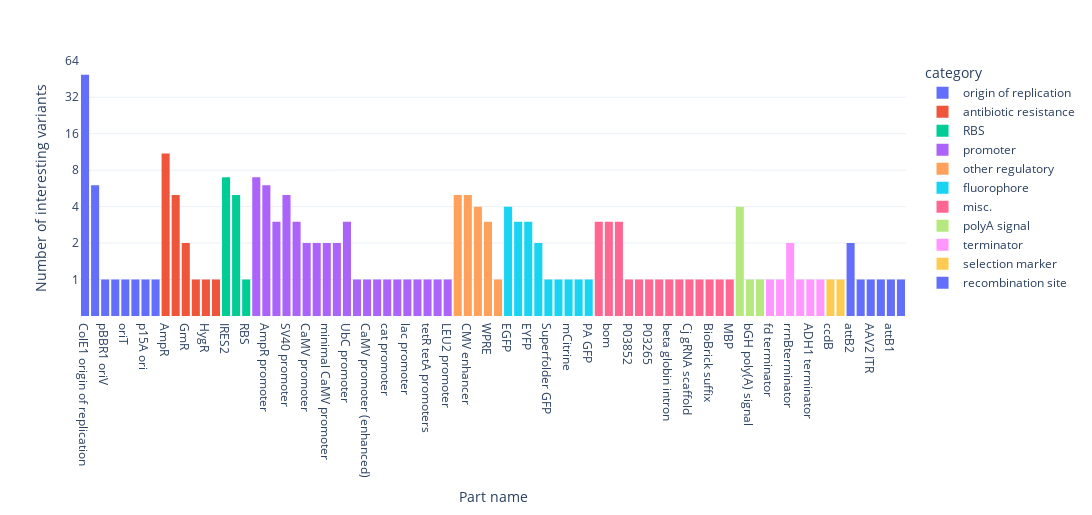

The code cell stored with this chart in its notebook:
### Code cell
voi['category_size'] = voi.groupby(["sseqid"])["sseqid"].transform("count")#.sort_values(ascending=False)
#voi['category_size_method'] = voi.groupby(["sseqid","categorization_method"])["categorization_method"].transform("count")#.sort_values(ascending=False)

cols = ["sseqid", "Type",'category', 'category_size'] # 'category_size_method' 'categorization_method', 
plot = voi[cols].drop_duplicates().sort_values(by=['category_size'], ascending=[False])

plot['sseqid_clean'] = plot['sseqid'].str.replace("___", " ").str.replace("_", " ").str.replace(" .(\d+.)", "", regex=True)
plot['sseqid_clean'] = plot['sseqid_clean'].replace({'ori':'ColE1 origin of replication'})


fig = px.histogram(plot,
       x="sseqid_clean",
       y="category_size",
       # facet_col='category',
       # facet_col_wrap=3,
       color="category",
       log_y=True,
       height=515,
       width=1450,
       template='plotly_white',
       labels={'sseqid_clean': 'Part name',
               'category_size': 'Number of interesting variants'},
       range_y=[.5,65]
       #hover_data=['categorization_method'],
)

fig.for_each_yaxis(lambda a: a.update(title_text=a.title.text.replace("sum of", "")))
fig.update_layout(
    yaxis = dict(
        tickmode = 'array',
        tickvals = [1, 2, 4, 8, 16, 32, 64],
    )
)

# fig.write_image("../out_data/figures/voi_all.svg")

fig

### Figure 1 — Plotly figure (JSON) as saved in the notebook; plotly's stock layout.template omitted (floating-point values rounded to 4 significant figures)
{"data": [{"alignmentgroup": "True", "bingroup": "x", "histfunc": "sum", "hovertemplate": "category=origin of replication<br>Part name=%{x}<br>sum of Number of interesting variants=%{y}<extra></extra>", "legendgroup": "origin of replication", "marker": {"color": "#636efa", "pattern": {"shape": ""}}, "name": "origin of replication", "offsetgroup": "origin of replication", "orientation": "v", "showlegend": true, "type": "histogram", "x": ["ColE1 origin of replication", "f1 ori", "pBBR1 oriV", "Rep101", "oriT", "Rep101(Ts)", "f1 ori", "p15A ori", "CEN ARS"], "xaxis": "x", "y": [49, 5, 1, 1, 1, 1, 1, 1, 1], "yaxis": "y"}, {"alignmentgroup": "True", "bingroup": "x", "histfunc": "sum", "hovertemplate": "category=antibiotic resistance<br>Part name=%{x}<br>sum of Number of interesting variants=%{y}<extra></extra>", "legendgroup": "antibiotic resistance", "marker": {"color": "#EF553B", "pattern": {"shape": ""}}, "name": "antibiotic resistance", "offsetgroup": "antibiotic resistance", "orientation": "v", "showlegend": true, "type": "histogram", "x": ["AmpR", "NeoR KanR", "GmR", "SmR", "HygR", "NeoR KanR", "CmR"], "xaxis": "x", "y": [11, 4, 2, 1, 1, 1, 1], "yaxis": "y"}, {"alignmentgroup": "True", "bingroup": "x", "histfunc": "sum", "hovertemplate": "category=RBS<br>Part name=%{x}<br>sum of Number of interesting variants=%{y}<extra></extra>", "legendgroup": "RBS", "marker": {"color": "#00cc96", "pattern": {"shape": ""}}, "name": "RBS", "offsetgroup": "RBS", "orientation": "v", "showlegend": true, "type": "histogram", "x": ["IRES2", "IRES", "RBS", "IRES", "IRES"], "xaxis": "x", "y": [7, 3, 1, 1, 1], "yaxis": "y"}, {"alignmentgroup": "True", "bingroup": "x", "histfunc": "sum", "hovertemplate": "category=promoter<br>Part name=%{x}<br>sum of Number of interesting variants=%{y}<extra></extra>", "legendgroup": "promoter", "marker": {"color": "#ab63fa", "pattern": {"shape": ""}}, "name": "promoter", "offsetgroup": "promoter", "orientation": "v", "showlegend": true, "type": "histogram", "x": ["chicken beta actin promoter", "AmpR promoter", "U6 promoter", "SV40 promoter", "EF 1 alpha core promoter", "CaMV promoter", "CMV promoter", "minimal CaMV promoter", "PGK promoter", "UbC promoter", "AmpR promoter", "rhaB promoter", "UbC promoter", "CaMV promoter (enhanced)", "UbC promoter", "CMV IE94 promoter", "AmpR promoter", "cat promoter", "minimal CMV promoter", "lac promoter", "EF 1 alpha promoter", "tetR tetA promoters", "NOS promoter", "LEU2 promoter", "SV40 promoter", "SV40 promoter"], "xaxis": "x", "y": [7, 4, 3, 3, 3, 2, 2, 2, 2, 1, 1, 1, 1, 1, 1, 1, 1, 1, 1, 1, 1, 1, 1, 1, 1, 1], "yaxis": "y"}, {"alignmentgroup": "True", "bingroup": "x", "histfunc": "sum", "hovertemplate": "category=other regulatory<br>Part name=%{x}<br>sum of Number of interesting variants=%{y}<extra></extra>", "legendgroup": "other regulatory", "marker": {"color": "#FFA15A", "pattern": {"shape": ""}}, "name": "other regulatory", "offsetgroup": "other regulatory", "orientation": "v", "showlegend": true, "type": "histogram", "x": ["lacI", "CMV enhancer", "CAP binding site", "WPRE", "HSV TK poly(A) signal", "CMV enhancer", "WPRE"], "xaxis": "x", "y": [5, 4, 4, 2, 1, 1, 1], "yaxis": "y"}, {"alignmentgroup": "True", "bingroup": "x", "histfunc": "sum", "hovertemplate": "category=fluorophore<br>Part name=%{x}<br>sum of Number of interesting variants=%{y}<extra></extra>", "legendgroup": "fluorophore", "marker": {"color": "#19d3f3", "pattern": {"shape": ""}}, "name": "fluorophore", "offsetgroup": "fluorophore", "orientation": "v", "showlegend": true, "type": "histogram", "x": ["EGFP", "mCherry", "EYFP", "VC155", "Superfolder GFP", "Venus", "mCitrine", "yEGFP", "PA GFP"], "xaxis": "x", "y": [4, 3, 3, 2, 1, 1, 1, 1, 1], "yaxis": "y"}, {"alignmentgroup": "True", "bingroup": "x", "histfunc": "sum", "hovertemplate": "category=misc.<br>Part name=%{x}<br>sum of Number of interesting variants=%{y}<extra></extra>", "legendgroup": "misc.", "marker": {"color": "#FF6692", "pattern": {"shape": ""}}, "name": "misc.", "offsetgroup": "misc.", "orientation": "v", "showlegend": true, "type": "histogram", "x": ["gRNA scaffold", "bom", "MCS", "MCS", "P03852", "IS1", "P03265", "EGFR", "beta globin intron", "mini white", "Cj gRNA scaffold", "chimeric intron", "BioBrick suffix", "P0DJX0", "MBP"], "xaxis": "x", "y": [3, 3, 2, 1, 1, 1, 1, 1, 1, 1, 1, 1, 1, 1, 1], "yaxis": "y"}, {"alignmentgroup": "True", "bingroup": "x", "histfunc": "sum", "hovertemplate": "category=polyA signal<br>Part name=%{x}<br>sum of Number of interesting variants=%{y}<extra></extra>", "legendgroup": "polyA signal", "marker": {"color": "#B6E880", "pattern": {"shape": ""}}, "name": "polyA signal", "offsetgroup": "polyA signal", "orientation": "v", "showlegend": true, "type": "histogram", "x": ["SV40 poly(A) signal", "SV40 poly(A) signal", "bGH poly(A) signal", "VN155(I152L)"], "xaxis": "x", "y": [2, 2, 1, 1], "yaxis": "y"}, {"alignmentgroup": "True", "bingroup": "x", "histfunc": "sum", "hovertemplate": "category=terminator<br>Part name=%{x}<br>sum of Number of interesting variants=%{y}<extra></extra>", "legendgroup": "terminator", "marker": {"color": "#FF97FF", "pattern": {"shape": ""}}, "name": "terminator", "offsetgroup": "terminator", "orientation": "v", "showlegend": true, "type": "histogram", "x": ["fd terminator", "T7 terminator", "rrnBterminator", "NOS terminator", "rrnBterminator", "ADH1 terminator", "cPPT CTS"], "xaxis": "x", "y": [1, 1, 1, 1, 1, 1, 1], "yaxis": "y"}, {"alignmentgroup": "True", "bingroup": "x", "histfunc": "sum", "hovertemplate": "category=selection marker<br>Part name=%{x}<br>sum of Number of interesting variants=%{y}<extra></extra>", "legendgroup": "selection marker", "marker": {"color": "#FECB52", "pattern": {"shape": ""}}, "name": "selection marker", "offsetgroup": "selection marker", "orientation": "v", "showlegend": true, "type": "histogram", "x": ["ccdB", "URA3"], "xaxis": "x", "y": [1, 1], "yaxis": "y"}, {"alignmentgroup": "True", "bingroup": "x", "histfunc": "sum", "hovertemplate": "category=recombination site<br>Part name=%{x}<br>sum of Number of interesting variants=%{y}<extra></extra>", "legendgroup": "recombination site", "marker": {"color": "#636efa", "pattern": {"shape": ""}}, "name": "recombination site", "offsetgroup": "recombination site", "orientation": "v", "showlegend": true, "type": "histogram", "x": ["attB2", "attB2", "attL1", "AAV2 ITR", "LTR", "attB1", "attB3"], "xaxis": "x", "y": [1, 1, 1, 1, 1, 1, 1], "yaxis": "y"}], "layout": {"barmode": "relative", "height": 515, "legend": {"title": {"text": "category"}, "tracegroupgap": 0}, "margin": {"t": 60}, "width": 1450, "xaxis": {"anchor": "y", "domain": [0, 1], "title": {"text": "Part name"}}, "yaxis": {"anchor": "x", "domain": [0, 1], "range": [-0.301, 1.813], "tickmode": "array", "tickvals": [1, 2, 4, 8, 16, 32, 64], "title": {"text": " Number of interesting variants"}, "type": "log"}}}
